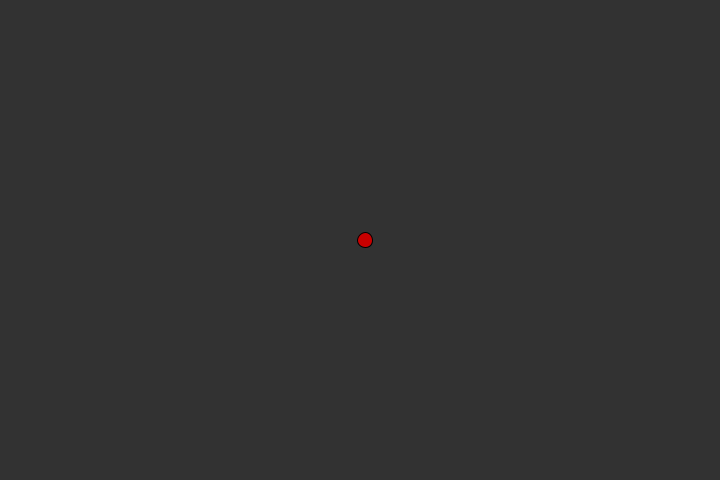
Frame 1 (no input)
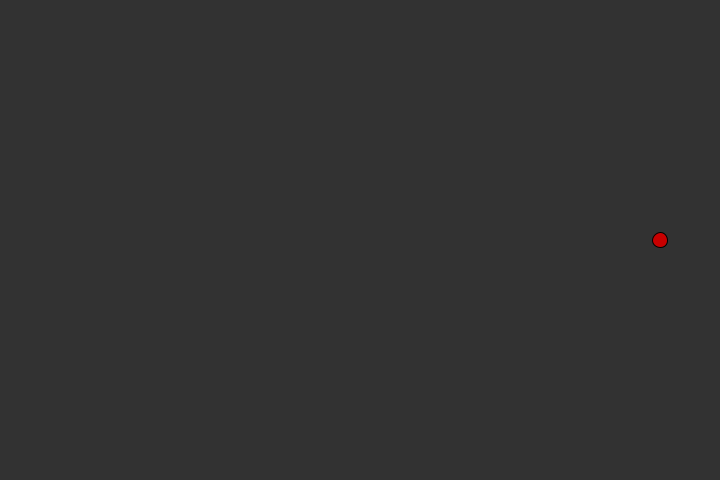
Frame 60 (the mouse pressed at the canvas centre just before this capture)
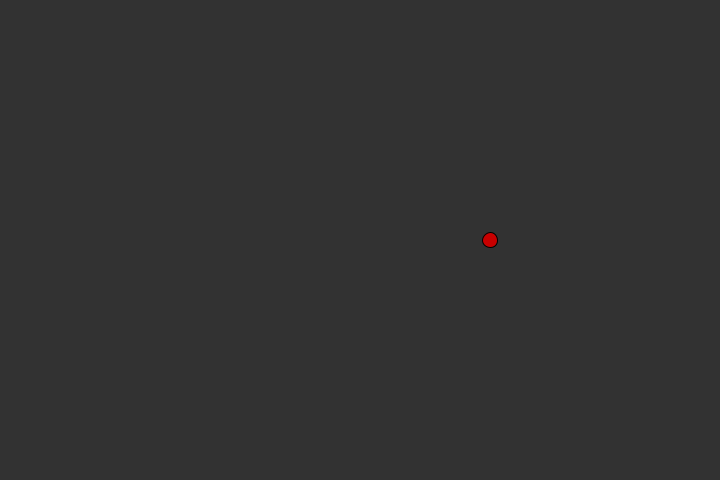
Frame 120 (the mouse held since frame 60 and released just before this capture)

The Processing sketch that drew these frames (run headless with seeded random() and noise(); from frame 60 on, the mouse is pressed at the canvas centre):

// Processing sketch: sketch_3moveCircle
// ── sketch_3moveCircle.pde
int s,x,y;
void setup()
{
  size(720,480);
  s = 5;
  x = width/2;
  y = height/2;
}
void draw()
{
  background(50,50,50);
  fill(200,0,0);
  stroke(1);
  ellipse(x+s,y,15,15);
  updateX();
  updateSpeed();
}
void updateX()
{
  x = x + s;
}
void updateSpeed()
{
  if((x > width && s == 5) || (x < 0 && s == -5))
    s = -s;
}
